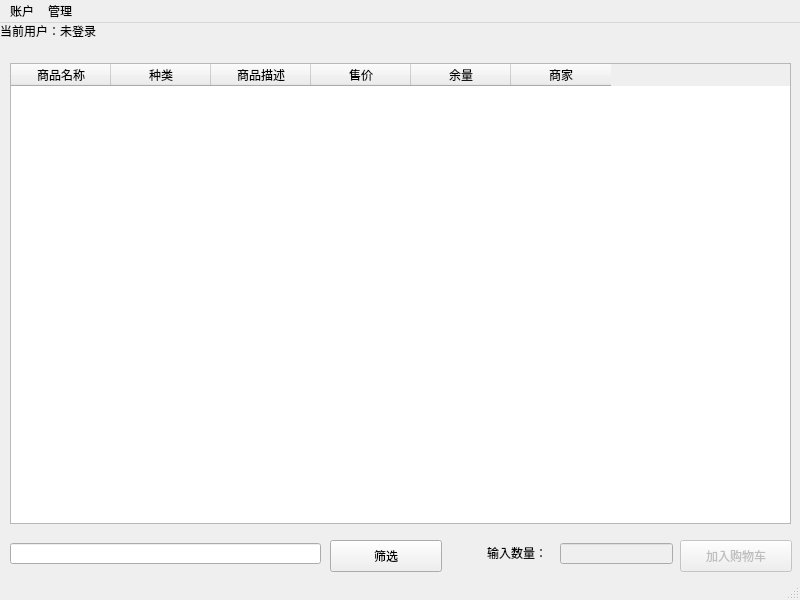
<?xml version="1.0" encoding="UTF-8"?>
<ui version="4.0">
 <class>MainWindow</class>
 <widget class="QMainWindow" name="MainWindow">
  <property name="geometry">
   <rect>
    <x>0</x>
    <y>0</y>
    <width>800</width>
    <height>600</height>
   </rect>
  </property>
  <property name="windowTitle">
   <string>交易管理系统</string>
  </property>
  <widget class="QWidget" name="centralwidget">
   <widget class="QLabel" name="currentUserLabel">
    <property name="geometry">
     <rect>
      <x>0</x>
      <y>0</y>
      <width>801</width>
      <height>16</height>
     </rect>
    </property>
    <property name="text">
     <string>当前用户：未登录</string>
    </property>
   </widget>
   <widget class="QLabel" name="balanceLabel">
    <property name="geometry">
     <rect>
      <x>0</x>
      <y>20</y>
      <width>801</width>
      <height>16</height>
     </rect>
    </property>
    <property name="text">
     <string/>
    </property>
   </widget>
   <widget class="QTableWidget" name="tableWidget">
    <property name="geometry">
     <rect>
      <x>10</x>
      <y>40</y>
      <width>781</width>
      <height>461</height>
     </rect>
    </property>
    <property name="focusPolicy">
     <enum>Qt::NoFocus</enum>
    </property>
    <property name="editTriggers">
     <set>QAbstractItemView::NoEditTriggers</set>
    </property>
    <property name="selectionMode">
     <enum>QAbstractItemView::SingleSelection</enum>
    </property>
    <property name="selectionBehavior">
     <enum>QAbstractItemView::SelectRows</enum>
    </property>
    <attribute name="horizontalHeaderCascadingSectionResizes">
     <bool>true</bool>
    </attribute>
    <attribute name="verticalHeaderVisible">
     <bool>false</bool>
    </attribute>
    <attribute name="verticalHeaderCascadingSectionResizes">
     <bool>true</bool>
    </attribute>
    <column>
     <property name="text">
      <string>商品名称</string>
     </property>
    </column>
    <column>
     <property name="text">
      <string>种类</string>
     </property>
    </column>
    <column>
     <property name="text">
      <string>商品描述</string>
     </property>
    </column>
    <column>
     <property name="text">
      <string>售价</string>
     </property>
    </column>
    <column>
     <property name="text">
      <string>余量</string>
     </property>
    </column>
    <column>
     <property name="text">
      <string>商家</string>
     </property>
    </column>
   </widget>
   <widget class="QLineEdit" name="filterLine">
    <property name="geometry">
     <rect>
      <x>10</x>
      <y>520</y>
      <width>311</width>
      <height>21</height>
     </rect>
    </property>
   </widget>
   <widget class="QPushButton" name="pushButton">
    <property name="geometry">
     <rect>
      <x>330</x>
      <y>517</y>
      <width>112</width>
      <height>32</height>
     </rect>
    </property>
    <property name="text">
     <string>筛选</string>
    </property>
   </widget>
   <widget class="QLineEdit" name="amountLine">
    <property name="enabled">
     <bool>false</bool>
    </property>
    <property name="geometry">
     <rect>
      <x>560</x>
      <y>520</y>
      <width>113</width>
      <height>21</height>
     </rect>
    </property>
   </widget>
   <widget class="QLabel" name="label">
    <property name="geometry">
     <rect>
      <x>487</x>
      <y>520</y>
      <width>61</width>
      <height>20</height>
     </rect>
    </property>
    <property name="text">
     <string>输入数量：</string>
    </property>
   </widget>
   <widget class="QPushButton" name="addCartButton">
    <property name="enabled">
     <bool>false</bool>
    </property>
    <property name="geometry">
     <rect>
      <x>680</x>
      <y>517</y>
      <width>112</width>
      <height>32</height>
     </rect>
    </property>
    <property name="text">
     <string>加入购物车</string>
    </property>
   </widget>
  </widget>
  <widget class="QStatusBar" name="statusbar"/>
  <widget class="QMenuBar" name="menuBar">
   <property name="geometry">
    <rect>
     <x>0</x>
     <y>0</y>
     <width>800</width>
     <height>22</height>
    </rect>
   </property>
   <widget class="QMenu" name="zhanghu">
    <property name="title">
     <string>账户</string>
    </property>
    <addaction name="dengluzhuce"/>
    <addaction name="xiugaimima"/>
    <addaction name="actionrecharge"/>
    <addaction name="actioncart"/>
    <addaction name="actiontuichu"/>
   </widget>
   <widget class="QMenu" name="guanli">
    <property name="title">
     <string>管理</string>
    </property>
    <addaction name="actionaddGoods"/>
    <addaction name="actionmanage"/>
   </widget>
   <addaction name="zhanghu"/>
   <addaction name="guanli"/>
  </widget>
  <action name="dengluzhuce">
   <property name="text">
    <string>登录或注册</string>
   </property>
   <property name="shortcut">
    <string>Ctrl+A</string>
   </property>
  </action>
  <action name="xiugaimima">
   <property name="enabled">
    <bool>false</bool>
   </property>
   <property name="text">
    <string>修改密码</string>
   </property>
   <property name="shortcut">
    <string>Ctrl+P</string>
   </property>
  </action>
  <action name="actiontuichu">
   <property name="enabled">
    <bool>false</bool>
   </property>
   <property name="text">
    <string>退出登录</string>
   </property>
   <property name="shortcut">
    <string>Ctrl+Q</string>
   </property>
  </action>
  <action name="actionaddGoods">
   <property name="enabled">
    <bool>false</bool>
   </property>
   <property name="text">
    <string>添加商品</string>
   </property>
   <property name="shortcut">
    <string>Ctrl+N</string>
   </property>
  </action>
  <action name="actionmanage">
   <property name="enabled">
    <bool>false</bool>
   </property>
   <property name="text">
    <string>管理商品</string>
   </property>
   <property name="shortcut">
    <string>Ctrl+D</string>
   </property>
  </action>
  <action name="actionrecharge">
   <property name="enabled">
    <bool>false</bool>
   </property>
   <property name="text">
    <string>充值</string>
   </property>
   <property name="shortcut">
    <string>Ctrl+R</string>
   </property>
  </action>
  <action name="actioncart">
   <property name="enabled">
    <bool>false</bool>
   </property>
   <property name="text">
    <string>购物车</string>
   </property>
   <property name="shortcut">
    <string>Ctrl+G</string>
   </property>
  </action>
 </widget>
 <resources/>
 <connections/>
</ui>
